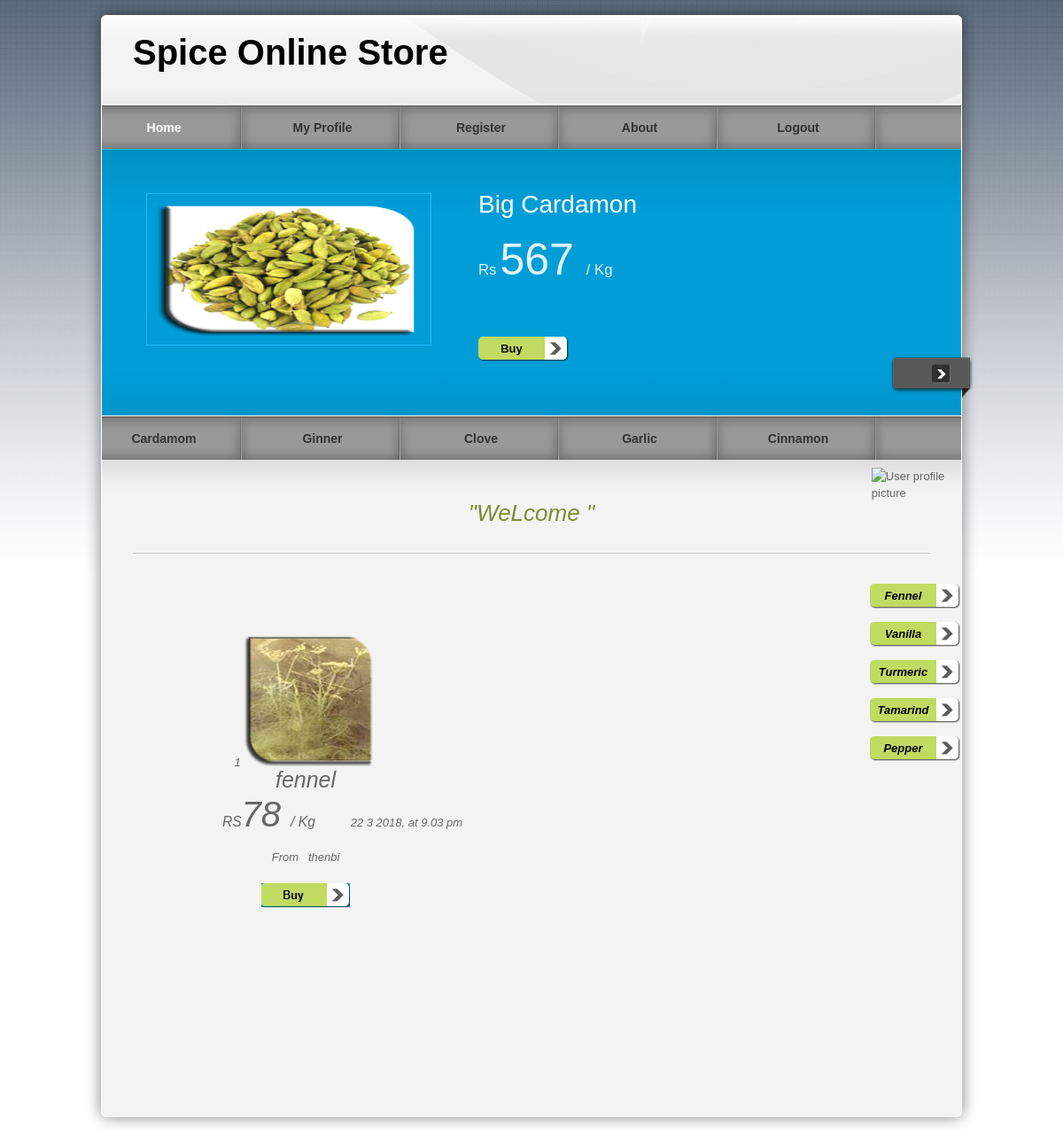
Screenshot of /pro/fennel.php with the database file from the repository.
### tables this page shows
CREATE TABLE IF NOT EXISTS `offer` (
  `number` int(11) NOT NULL,
  `name` varchar(50) NOT NULL,
  `image` text NOT NULL,
  `price` varchar(50) NOT NULL,
  `time` varchar(50) NOT NULL,
  `details` varchar(100) NOT NULL,
  PRIMARY KEY (`number`)
);

CREATE TABLE IF NOT EXISTS `fennel` (
  `number` int(11) NOT NULL AUTO_INCREMENT,
  `name` varchar(55) NOT NULL,
  `price` varchar(55) NOT NULL,
  `image` text NOT NULL,
  `time` varchar(55) NOT NULL,
  `place` varchar(55) NOT NULL,
  PRIMARY KEY (`number`)
);

### pro/fennel.php (the view, shortened to what this page needs)
<?php
$username=$_SESSION['uname'];
?>
<!DOCTYPE html PUBLIC "-//W3C//DTD XHTML 1.0 Transitional//EN" "http://www.w3.org/TR/xhtml1/DTD/xhtml1-transitional.dtd">
<head>
<link href="templatemo_style.css" rel="stylesheet" type="text/css" />
<link href="css/jquery.ennui.contentslider.css" rel="stylesheet" type="text/css" media="screen,projection" />
</head>
<body>
<div id="templatemo_wrapper">
    <div id="templatemo_header">
        <div id="site_title">
            <h1>Spice Online Store</h1>
        </div>
    </div>
  	<div id="templatemo_menu">
        <ul>
            <li><a href="home.php"class="current">Home</a></li>
            <li><a href="profile.php">My Profile</a></li>
            <li><a href="reg.php">Register</a></li>
            <li><a href="partners.html">About</a></li>
            <li><a href="logout.php">Logout</a></li>
        </ul>
    </div>
    <div id="templatemo_banner">
                <div id="one" class="contentslider">
                    <div class="cs_wrapper">
                        <div class="cs_slider">
                            <div class="cs_article">
                            	<div class="slider_content_wrapper">
                            	 <?PHP
$select=mysql_query("select * from offer where number=1 ");
$row=mysql_fetch_array($select);
 ?>
                      				<div class="right">
                                        <h2><?php echo $row['name'];?> </h2><br/>
                                        <p><big>Rs</big> <span style="font-size:50px"><?php echo $row['price'];?></span> <big> / Kg</big></p><br/>
                                        <div class="button"><a href="#">Buy</a></div>
                                    </div>
                                  <div class="left">
                                  <img src="admin/<?php echo $row['image']; ?>" alt="Image 01" />
                                    </div>
                                </div>
                            </div>
                        </div>
                    </div>
                </div>
        </div>
        <div id="templatemo_menu">
        <ul>
            <li><a href="home.php">Cardamom</a></li>
            <li><a href="ginger.php">Ginner</a></li>
            <li><a href="clove.php">Clove</a></li>
            <li><a href="garlic.php">Garlic</a></li>
            <li><a href="cinnamon.php">Cinnamon</a></li>
            </ul>
    </div>
     <div id="templatemo_main"><span class="main_top"></span>
     <?php
     $sql=mysql_query("select * from signup where username='".$username."' ");
$row=mysql_fetch_array($sql);
?>
          <p class="welcome_text">&quot;WeLcome <?php echo $row['name'];?>&quot;</p>
          <div style="position:absolute; left:88%;  top:1.2%;">
<img class="img-rounded" src="<?php
echo $row['image']; ?>" alt="User profile picture" width="100" height="100" style="inline-box-align:initial"></div>
     	<div class="col_w420 float_l">
                      <blockquote>
 <?PHP
$select=mysql_query("select * from fennel ");
$view=mysql_num_rows($select);
 for($i=0;$i<$view;$i++)
 {
 ?>
 <center>
 <div class="table-responsive">
 <tr>
     <td align="center"><?php echo mysql_result($select,$i,"number");?></td>
        <td align="center">
        <img src="admin/<?php echo mysql_result($select,$i,"image");?>" width="150" height="150" /></td>
        <br/>
 <td align="center"><span style="font-size:25px"><?php echo mysql_result($select,$i,"name");?></span></td></div><br/>
    <td align="center"><big>RS</big><span style="font-size:40px"><?php echo mysql_result($select,$i,"price");?></span><big> / Kg</big></td>
    &nbsp;&nbsp;&nbsp;&nbsp;&nbsp;&nbsp;&nbsp;&nbsp;&nbsp;&nbsp;<td align="center"><?php echo mysql_result($select,$i,"time");?></td><br/><br/>
    <td align="center">From&nbsp;&nbsp;&nbsp;<?php echo mysql_result($select,$i,"place");?></td><br/><br/>
    <td align="center"><a href="viewfennel.php?edit=<?php echo mysql_result($select,$i,"number");?>"><img src="images/img.JPG" /></a>
    </td>
  </tr><br/>
  <br/><br/>
  <br/><br/>
  <br/><br/>
<br/></center>
  <?PHP
  }
  ?>
          <div style="position: absolute; left: 887px; top: 125px;">
 <div class="button"><a href="fennel.php"class="current">Fennel</a></div>
                                                                <div class="button"><a href="home2.php">Vanilla</a></div>
                                                                <div class="button"><a href="home2.php">Turmeric</a></div>
                                                                <div class="button"><a href="home2.php">Tamarind</a></div>
                                                                <div class="button"><a href="home2.php">Pepper</a></div></div>
                  <br/>
                      </blockquote>
       </div>
    </div>
    <div id="templatemo_main_bottom"></div>
    <div id="templatemo_footer">
    </div>
</div>
</body>
</html>

### pro/templatemo_style.css (style rules this page uses)
body { margin: 0px; padding: 0px; color: #666; font-family: Helevetica,Arial,sans-serif; font-size: 13px; line-height:1.5em; background-color: #fff; background-attachment:fixed; background-image: url(images/templatemo_body.jpg); background-repeat: repeat-x; }
a, a:link, a:visited { color: #8da332; }
p { margin: 0px; padding: 0 0 10px 0; }
img { border: none; }
h1 { font-size: 40px; font-weight: bold; margin: 0 0 30px 0; padding: 5px 0; color: #000; }
h2 { font-size: 28px; font-weight: normal; line-height: 28px; margin: 0 0 30px 0; padding: 0; color: #000; }
.float_l { float: left; }
blockquote { font-style: italic; margin-left: 10px; }
.button a { clear: both; display: block; width: 75px; height: 24px; padding: 4px 27px 0 0; margin-top: 15px; background: url(images/templatemo_button.png) no-repeat; color: #000; font-weight: bold; text-align: center; text-decoration: none; }
#templatemo_wrapper { width: 1010px; margin: 0 auto; }
#templatemo_header { width: 900px; height: 68px; padding: 50px 55px 0; background: url(images/templatemo_header.png) no-repeat; }
#templatemo_header #site_title { float: left; width: 500px; padding: 0; }
#templatemo_header #site_title h1 { margin: 0; padding: 0; }
#templatemo_menu { width: 970px; height: 50px; padding: 0 20px; background: url(images/templatemo_menu.png) repeat-x; }
#templatemo_menu ul { margin: 0; padding: 0; list-style: none; }
#templatemo_menu ul li { padding: 0px; margin: 0px; display: inline; }
#templatemo_menu ul li a { float: left; display: block; width: 140px; height: 33px; padding: 17px 34px 0 0; margin: 0 5px 0 0 ; font-size: 14px; text-align: center; text-decoration: none; color: #333; font-weight: bold; outline: none; border: none; background: url(images/templatemo_menu_divider.png) right no-repeat; }
#templatemo_menu ul li a:hover, #templatemo_menu ul li .current { color: #fff; }
#templatemo_banner { clear: both; position: relative; width: 970px; height: 201px; padding: 50px 20px; background: url(images/templatemo_slider.png) no-repeat; }
#templatemo_main { position: relative; width: 900px; padding: 45px 55px; background: url(images/templatemo_content.png) repeat-y; }
#templatemo_main .main_top { position: absolute; top: 0; left: 20px; width: 970px; height: 45px; background: url(images/templatemo_content_top.png) no-repeat; }
#templatemo_main_bottom { width: 1010px; height: 40px; background: url(images/templatemo_content_bottom.png) no-repeat; }
.col_w420 { width: 420px; }
.welcome_text { font-size: 26px; color: #7a8d31; font-style: italic; text-align: center; margin-bottom: 60px; padding-bottom: 30px; line-height: 30px; border-bottom: 1px solid #CCC; }
#templatemo_footer { width: 910px; padding: 0 30px 10px; text-align: center; color: #666; }

### rows the page displays
offer: name "Big Cardamon", price "567", image (picture)
fennel: number "1", image (picture), name "fennel", price "78", time "22 3 2018, at 9.03 pm", place "thenbi"
